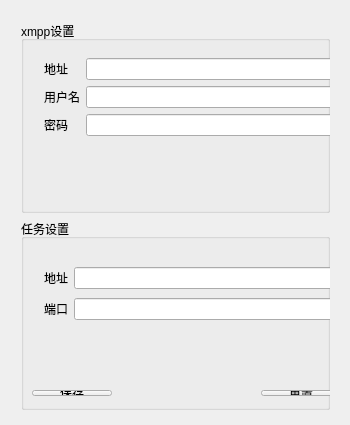
<?xml version="1.0" encoding="UTF-8"?>
<ui version="4.0">
 <class>settingPanelClass</class>
 <widget class="QWidget" name="settingPanelClass">
  <property name="windowModality">
   <enum>Qt::NonModal</enum>
  </property>
  <property name="geometry">
   <rect>
    <x>0</x>
    <y>0</y>
    <width>350</width>
    <height>425</height>
   </rect>
  </property>
  <property name="sizePolicy">
   <sizepolicy hsizetype="Expanding" vsizetype="Expanding">
    <horstretch>0</horstretch>
    <verstretch>0</verstretch>
   </sizepolicy>
  </property>
  <property name="minimumSize">
   <size>
    <width>350</width>
    <height>425</height>
   </size>
  </property>
  <property name="maximumSize">
   <size>
    <width>16777215</width>
    <height>16777215</height>
   </size>
  </property>
  <property name="windowTitle">
   <string>imageinfodlg</string>
  </property>
  <property name="autoFillBackground">
   <bool>false</bool>
  </property>
  <widget class="QWidget" name="layoutWidget">
   <property name="geometry">
    <rect>
     <x>10</x>
     <y>10</y>
     <width>331</width>
     <height>411</height>
    </rect>
   </property>
   <layout class="QVBoxLayout" name="verticalLayout">
    <item>
     <widget class="QGroupBox" name="groupBox">
      <property name="sizePolicy">
       <sizepolicy hsizetype="Expanding" vsizetype="Preferred">
        <horstretch>0</horstretch>
        <verstretch>0</verstretch>
       </sizepolicy>
      </property>
      <property name="title">
       <string>xmpp设置</string>
      </property>
      <widget class="QWidget" name="layoutWidget1">
       <property name="geometry">
        <rect>
         <x>12</x>
         <y>26</y>
         <width>311</width>
         <height>101</height>
        </rect>
       </property>
       <layout class="QGridLayout" name="gridLayout">
        <item row="0" column="0">
         <widget class="QLabel" name="label">
          <property name="text">
           <string>地址</string>
          </property>
         </widget>
        </item>
        <item row="0" column="1">
         <widget class="QLineEdit" name="lineEdit_1">
          <property name="enabled">
           <bool>true</bool>
          </property>
          <property name="readOnly">
           <bool>false</bool>
          </property>
         </widget>
        </item>
        <item row="1" column="0">
         <widget class="QLabel" name="label_2">
          <property name="text">
           <string>用户名</string>
          </property>
         </widget>
        </item>
        <item row="1" column="1">
         <widget class="QLineEdit" name="lineEdit_2">
          <property name="enabled">
           <bool>true</bool>
          </property>
          <property name="readOnly">
           <bool>false</bool>
          </property>
         </widget>
        </item>
        <item row="2" column="0">
         <widget class="QLabel" name="label_3">
          <property name="text">
           <string>密码</string>
          </property>
         </widget>
        </item>
        <item row="2" column="1">
         <widget class="QLineEdit" name="lineEdit_3">
          <property name="enabled">
           <bool>true</bool>
          </property>
          <property name="readOnly">
           <bool>false</bool>
          </property>
         </widget>
        </item>
       </layout>
      </widget>
     </widget>
    </item>
    <item>
     <widget class="QGroupBox" name="groupBox_2">
      <property name="sizePolicy">
       <sizepolicy hsizetype="Expanding" vsizetype="Preferred">
        <horstretch>0</horstretch>
        <verstretch>0</verstretch>
       </sizepolicy>
      </property>
      <property name="title">
       <string>任务设置</string>
      </property>
      <widget class="QWidget" name="layoutWidget2">
       <property name="geometry">
        <rect>
         <x>12</x>
         <y>34</y>
         <width>311</width>
         <height>81</height>
        </rect>
       </property>
       <layout class="QGridLayout" name="gridLayout_3">
        <item row="0" column="0">
         <widget class="QLabel" name="label_15">
          <property name="text">
           <string>地址</string>
          </property>
         </widget>
        </item>
        <item row="0" column="1">
         <widget class="QLineEdit" name="lineEdit_4">
          <property name="enabled">
           <bool>true</bool>
          </property>
          <property name="readOnly">
           <bool>false</bool>
          </property>
         </widget>
        </item>
        <item row="1" column="0">
         <widget class="QLabel" name="label_14">
          <property name="text">
           <string>端口</string>
          </property>
         </widget>
        </item>
        <item row="1" column="1">
         <widget class="QLineEdit" name="lineEdit_5">
          <property name="enabled">
           <bool>true</bool>
          </property>
          <property name="readOnly">
           <bool>false</bool>
          </property>
         </widget>
        </item>
       </layout>
      </widget>
      <widget class="QWidget" name="layoutWidget3">
       <property name="geometry">
        <rect>
         <x>0</x>
         <y>160</y>
         <width>331</width>
         <height>28</height>
        </rect>
       </property>
       <layout class="QHBoxLayout" name="horizontalLayout">
        <item>
         <widget class="QPushButton" name="saveBtn">
          <property name="sizePolicy">
           <sizepolicy hsizetype="Fixed" vsizetype="Fixed">
            <horstretch>0</horstretch>
            <verstretch>0</verstretch>
           </sizepolicy>
          </property>
          <property name="text">
           <string>保存</string>
          </property>
         </widget>
        </item>
        <item>
         <spacer name="horizontalSpacer">
          <property name="orientation">
           <enum>Qt::Horizontal</enum>
          </property>
          <property name="sizeHint" stdset="0">
           <size>
            <width>40</width>
            <height>20</height>
           </size>
          </property>
         </spacer>
        </item>
        <item>
         <widget class="QPushButton" name="resetBtn">
          <property name="sizePolicy">
           <sizepolicy hsizetype="Fixed" vsizetype="Fixed">
            <horstretch>0</horstretch>
            <verstretch>0</verstretch>
           </sizepolicy>
          </property>
          <property name="text">
           <string>重置</string>
          </property>
         </widget>
        </item>
       </layout>
      </widget>
     </widget>
    </item>
   </layout>
  </widget>
 </widget>
 <layoutdefault spacing="6" margin="11"/>
 <resources/>
 <connections/>
</ui>
